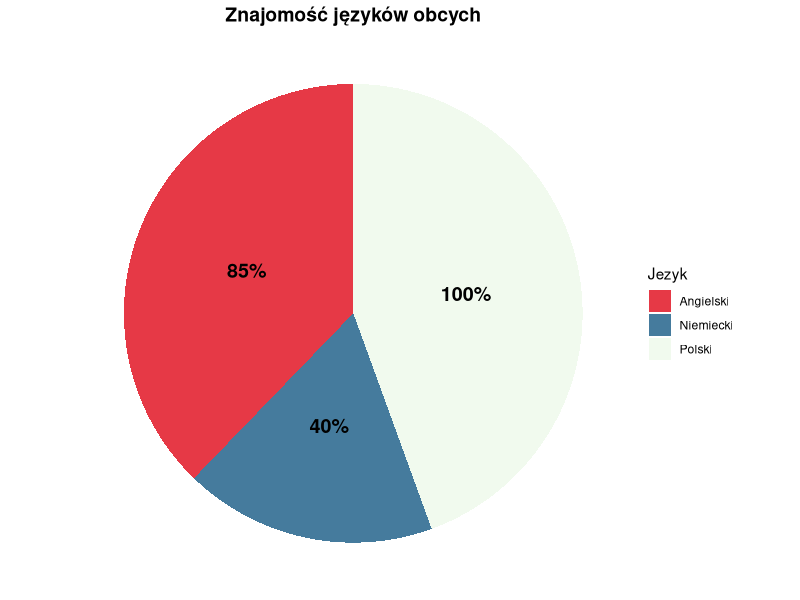

Write the R code that produced this figure.
## ---- chunk 1
knitr::opts_chunk$set(echo = FALSE, message = FALSE, warning = FALSE)
library(tidyverse)
library(knitr)
## ---- chunk 2
kontakt <- data.frame(
  Kategoria = c("Email", "Telefon", "LinkedIn", "GitHub", "Lokalizacja"),
  Informacje = c(
    "98462@student.up.poznan.pl",
    "+48 123 456 789",
    "linkedin.com/in/kaczynskikajetan",
    "github.com/K4j745",
    "Poznań, Polska"
  )
)

kable(kontakt, col.names = c("", ""), align = 'l')
## ---- chunk 3
umiejetnosci_prog <- data.frame(
  Jezyk = c("R", "Python", "SQL", "QGIS", "C++"),
  Poziom = c("Średniozaawansowany", "Średniozaawansowany", "Średniozaawansowany", 
             "Podstawowy", "Podstawowy"),
  Lata_doswiadczenia = c(2, 1.5, 1, 0.5, 1)
)

kable(umiejetnosci_prog, 
      col.names = c("Język", "Poziom", "Lata doświadczenia"),
      align = 'l')
## ---- chunk 4
kursy <- data.frame(
  Nazwa = c(
    "R for Data Science",
    "Introduction to SQL",
    "Python for Data Analysis",
    "Git and GitHub"
  ),
  Platforma = c("W3Schools", "W3Schools", "W3Schools", "W3Schools"),
  Rok = c(2023, 2023, 2024, 2025)
)

kable(kursy, col.names = c("Nazwa kursu", "Platforma", "Rok ukończenia"))
## ---- chunk 5
# Wizualizacja umiejętności językowych
jezyki <- data.frame(
  Jezyk = c("Polski", "Angielski", "Niemiecki"),
  Poziom = c(100, 85, 40)
)

ggplot(jezyki, aes(x = "", y = Poziom, fill = Jezyk)) +
  geom_col(width = 1) +
  coord_polar(theta = "y") +
  scale_fill_manual(values = c("#E63946", "#457B9D", "#F1FAEE")) +
  theme_void() +
  labs(title = "Znajomość języków obcych") +
  theme(
    plot.title = element_text(hjust = 0.5, face = "bold", size = 14),
    legend.position = "right"
  ) +
  geom_text(aes(label = paste0(Poziom, "%")), 
            position = position_stack(vjust = 0.5),
            size = 5, fontface = "bold")
